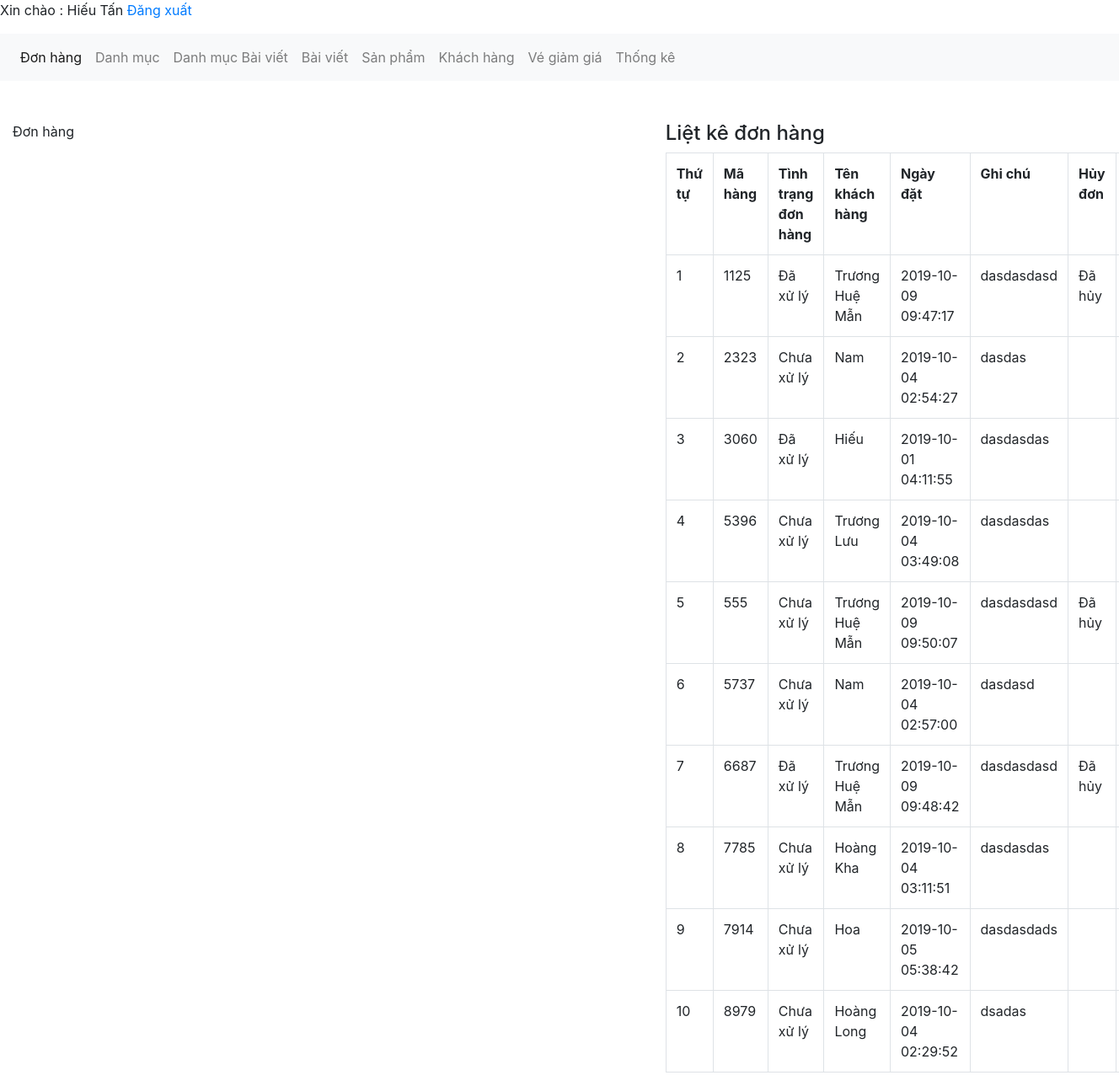
Page /admin/xulydonhang.php (signed in) on the earlier database version.
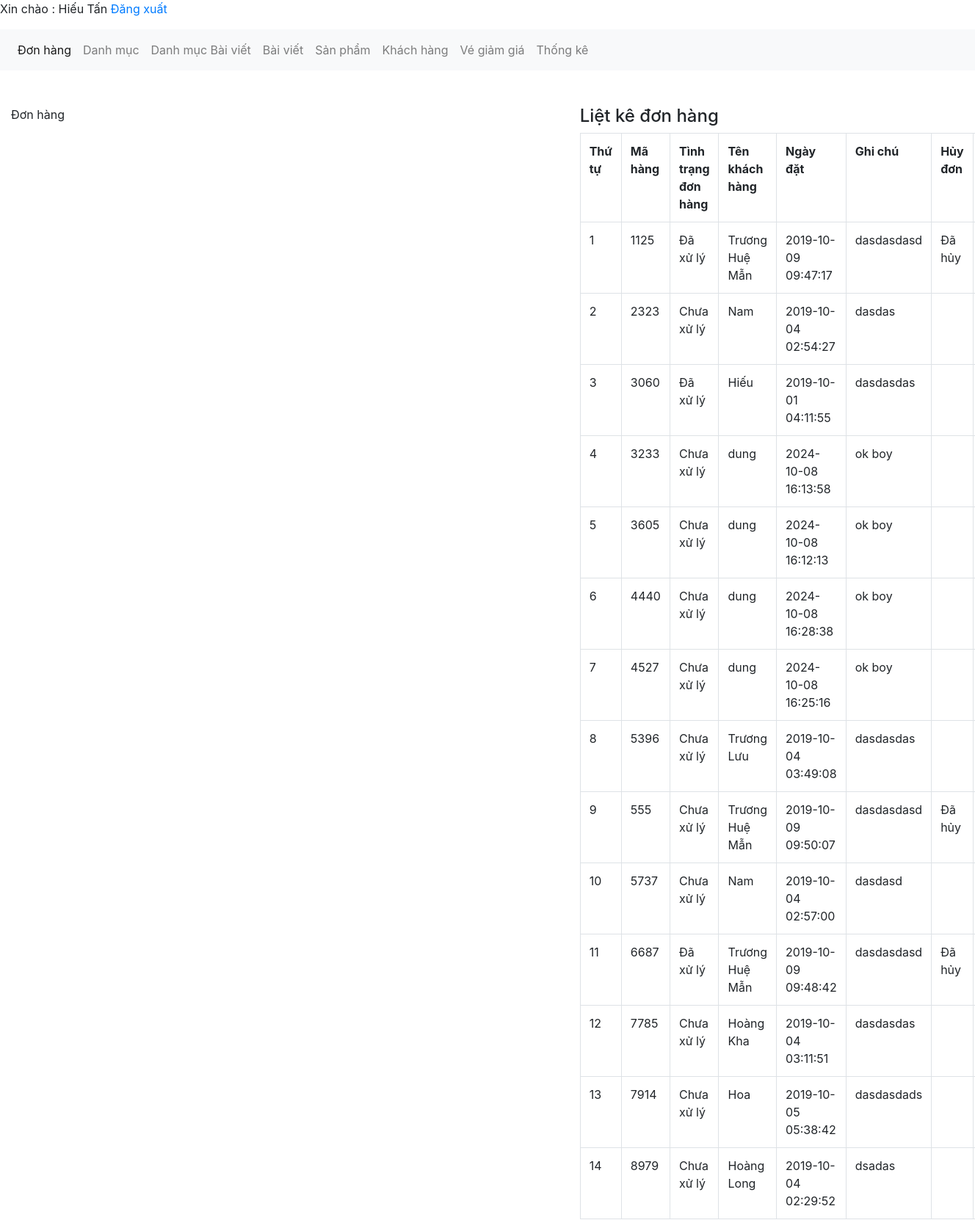
Same page on the later database version.
### tables this page shows
CREATE TABLE `tbl_donhang` (
  `donhang_id` int(11) NOT NULL,
  `sanpham_id` int(11) NOT NULL,
  `soluong` int(11) NOT NULL,
  `mahang` varchar(50) NOT NULL,
  `khachhang_id` int(11) NOT NULL,
  `ngaythang` timestamp NOT NULL DEFAULT current_timestamp() ON UPDATE current_timestamp(),
  `tinhtrang` int(11) NOT NULL,
  `huydon` int(11) NOT NULL DEFAULT 0,
  `voucher_id` int(11) NOT NULL
);

CREATE TABLE `tbl_khachhang` (
  `khachhang_id` int(11) NOT NULL,
  `name` varchar(100) NOT NULL,
  `phone` varchar(50) NOT NULL,
  `address` varchar(200) NOT NULL,
  `note` text NOT NULL,
  `email` varchar(150) NOT NULL,
  `password` varchar(100) NOT NULL,
  `giaohang` int(11) NOT NULL
);

### admin/xulydonhang.php (the view, shortened to what this page needs)
<?php
	include('../db/connect.php');
?>
<!DOCTYPE html>
<html lang="en">
<head>
	<link href="../css/bootstrap.css" rel="stylesheet" type="text/css" media="all" />
</head>
<body>
<?php include "dashboard.php";?>
	<br><br>
	<div class="container-fluid">
		<div class="row">
			 <?php
			if(isset($_GET['quanly'])=='xemdonhang'){
				$mahang = $_GET['mahang'];
				$sql_chitiet = mysqli_query($con,"SELECT * FROM tbl_donhang,tbl_sanpham WHERE tbl_donhang.sanpham_id=tbl_sanpham.sanpham_id AND tbl_donhang.mahang='$mahang'");
				?>
				<div class="col-md-7">
				<p>Xem chi tiết đơn hàng</p>
			<form action="" method="POST">
				<table class="table table-bordered ">
					<tr>
						<th>Thứ tự</th>
						<th>Mã hàng</th>
						<th>Tên sản phẩm</th>
						<th>Số lượng</th>
						<th>Giá</th>
						<th>Tổng tiền</th>
						<th>Ngày đặt</th>
					</tr>
					<?php
					$i = 0;
					while($row_donhang = mysqli_fetch_array($sql_chitiet)){
						$i++;
					?>
					<tr>
						<td><?php echo $i; ?></td>
						<td><?php echo $row_donhang['mahang']; ?></td>
						<td><?php echo $row_donhang['sanpham_name']; ?></td>
						<td><?php echo $row_donhang['soluong']; ?></td>
						<td><?php echo $row_donhang['sanpham_giakhuyenmai']; ?></td>
						<td><?php echo (int)$row_donhang['soluong']*(int)$row_donhang['sanpham_giakhuyenmai'].'vnđ'; ?></td>
						<td><?php echo $row_donhang['ngaythang'] ?></td>
						<input type="hidden" name="mahang_xuly" value="<?php echo $row_donhang['mahang'] ?>">
					</tr>
					 <?php
					}
					?>
				</table>
				<select class="form-control" name="xuly">
					<option value="1">Đã xử lý | Giao hàng</option>
					<option value="0">Chưa xử lý</option>
				</select><br>
				<input type="submit" value="Cập nhật đơn hàng" name="capnhatdonhang" class="btn btn-success">
			</form>
				</div>
			<?php
			}else{
				?>
				<div class="col-md-7">
					<p>Đơn hàng</p>
				</div>
				<?php
			}
				?>
			<div class="col-md-5">
				<h4>Liệt kê đơn hàng</h4>
				<?php
				$sql_select = mysqli_query($con,"SELECT * FROM tbl_sanpham,tbl_khachhang,tbl_donhang WHERE tbl_donhang.sanpham_id=tbl_sanpham.sanpham_id AND tbl_donhang.khachhang_id=tbl_khachhang.khachhang_id GROUP BY mahang ");
				?>
				<table class="table table-bordered ">
					<tr>
						<th>Thứ tự</th>
						<th>Mã hàng</th>
						<th>Tình trạng đơn hàng</th>
						<th>Tên khách hàng</th>
						<th>Ngày đặt</th>
						<th>Ghi chú</th>
						<th>Hủy đơn</th>
						<th>Quản lý</th>
					</tr>
					<?php
					$i = 0;
					while($row_donhang = mysqli_fetch_array($sql_select)){
						$i++;
					?>
					<tr>
						<td><?php echo $i; ?></td>
						<td><?php echo $row_donhang['mahang']; ?></td>
						<td><?php
							if($row_donhang['tinhtrang']==0){
								echo 'Chưa xử lý';
							}else{
								echo 'Đã xử lý';
							}
						?></td>
						<td><?php echo $row_donhang['name']; ?></td>
						<td><?php echo $row_donhang['ngaythang'] ?></td>
						<td><?php echo $row_donhang['note'] ?></td>
						<td><?php if($row_donhang['huydon']==0){ }elseif($row_donhang['huydon']==1){
							echo '<a href="xulydonhang.php?quanly=xemdonhang&mahang='.$row_donhang['mahang'].'&xacnhanhuy=2">Xác nhận hủy đơn</a>';
						}else{
							echo 'Đã hủy';
						}
						?></td>
						<td><a href="?xoadonhang=<?php echo $row_donhang['mahang'] ?>">Xóa</a> || <a href="?quanly=xemdonhang&mahang=<?php echo $row_donhang['mahang'] ?>">Xem </a></td>
					</tr>
					 <?php
					}
					?>
				</table>
			</div>
		</div>
	</div>
</body>
</html>

Differences in the rows shown:
added tbl_donhang: mahang "3233", tinhtrang "Chưa xử lý", khachhang.name "dung", ngaythang "2024-10-08 16:13:58", khachhang.note "ok boy"
added tbl_donhang: mahang "3605", tinhtrang "Chưa xử lý", khachhang.name "dung", ngaythang "2024-10-08 16:12:13", khachhang.note "ok boy"
added tbl_donhang: mahang "4440", tinhtrang "Chưa xử lý", khachhang.name "dung", ngaythang "2024-10-08 16:28:38", khachhang.note "ok boy"
added tbl_donhang: mahang "4527", tinhtrang "Chưa xử lý", khachhang.name "dung", ngaythang "2024-10-08 16:25:16", khachhang.note "ok boy"
